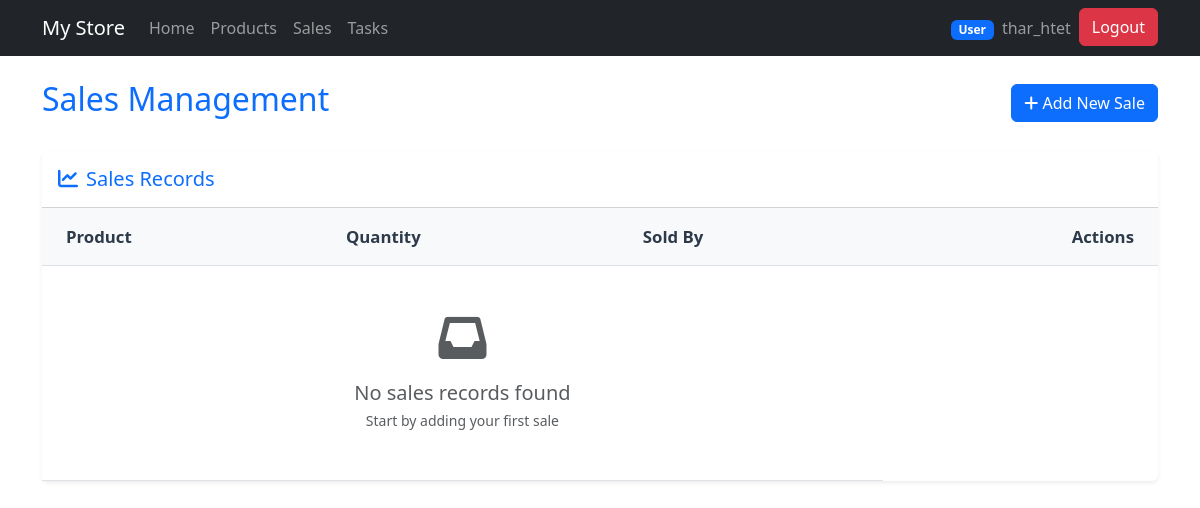
Page /sales/ (signed in) on the earlier database version.
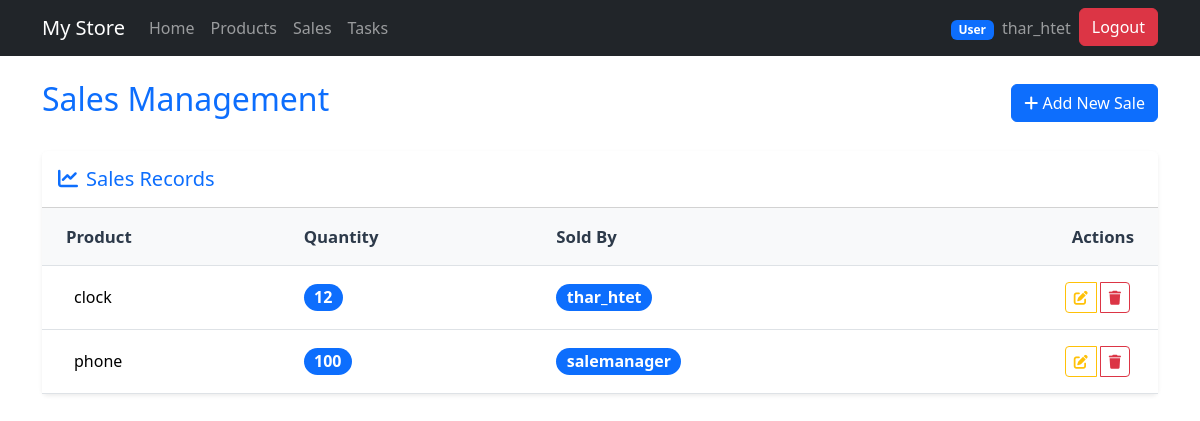
Same page on the later database version.
### core/models.py (models this page shows, shortened)
class Sale(models.Model):
    product = models.ForeignKey(Product, on_delete=models.CASCADE)
    quantity = models.PositiveIntegerField()
    sold_by = models.ForeignKey(User, on_delete=models.CASCADE)

class Product(models.Model):
    name = models.CharField(max_length=100)
    price = models.DecimalField(max_digits=10, decimal_places=2 , validators=[MinValueValidator(0.01)])
    currency = models.CharField(max_length=3, choices=CURRENCY_CHOICES, default='USD')

### core/views.py (the view)
# urls.py: path('sales/', views.sales_view, name='sales'),
@permission_required('core.view_sale', raise_exception=True)
def sales_view(request):
    sales = Sale.objects.all()
    return render(request, 'core/sales.html', {'sales': sales})

### core/templates/core/sales.html (shortened to what this page needs)
{% extends 'core/main.html' %}
{% block content %}
<div class="container mt-4">
    <div class="d-flex justify-content-between align-items-center mb-4">
        <h1 class="h2 text-primary">Sales Management</h1>
        <a href="{% url 'add_sale' %}" class="btn btn-primary">
            <i class="fas fa-plus"></i> Add New Sale
        </a>
    </div>
    <div class="card shadow-sm border-0">
        <div class="card-header bg-white py-3">
            <h5 class="card-title mb-0 text-primary">
                <i class="fas fa-chart-line me-2"></i>Sales Records
            </h5>
        </div>
        <div class="card-body p-0">
            <div class="table-responsive">
                <table class="table sales-table table-hover align-middle mb-0">
                    <thead>
                        <tr>
                            <th class="ps-4">Product</th>
                            <th>Quantity</th>
                            <th>Sold By</th>
                            <th class="text-end pe-4">Actions</th>
                        </tr>
                    </thead>
                    <tbody>
                        {% for sale in sales %}
                        <tr>
                            <td class="ps-4">
                                <div class="d-flex align-items-center">
                                    <div class="ms-2">
                                        <h6 class="mb-0">{{ sale.product.name }}</h6>
                                    </div>
                                </div>
                            </td>
                            <td>
                                <span class="badge bg-primary rounded-pill fs-6">{{ sale.quantity }}</span>
                            </td>
                            <td>
                                <span class="badge bg-primary rounded-pill fs-6">{{ sale.sold_by.username }}</span>
                            </td>
                            <td class="text-end pe-4">
                                <div class="btn-group">
                                    <a href="#" class="btn btn-sm btn-outline-warning action-btn" title="Edit">
                                        <i class="fas fa-edit"></i>
                                    </a>
                                    <a href="#"
                                       class="btn btn-sm btn-outline-danger action-btn" title="Delete"
                                       onclick="return confirm('Are you sure you want to delete this sale?')">
                                        <i class="fas fa-trash"></i>
                                    </a>
                                </div>
                            </td>
                        </tr>
                        {% empty %}
                        <tr>
                            <td colspan="3" class="text-center py-5">
                                <div class="text-muted">
                                    <i class="fas fa-inbox fa-3x mb-3"></i>
                                    <p class="mb-0 fs-5">No sales records found</p>
                                    <small class="text-muted">Start by adding your first sale</small>
                                </div>
                            </td>
                        </tr>
                        {% endfor %}
                    </tbody>
                </table>
            </div>
        </div>
    </div>
</div>
{% endblock %}

Differences in the rows shown:
added Sale: product.name "clock", quantity "12", sold_by.username "thar_htet"
added Sale: product.name "phone", quantity "100", sold_by.username "salemanager"
Other differences:
text no longer shown: "No sales records found Start by adding your first sale"
